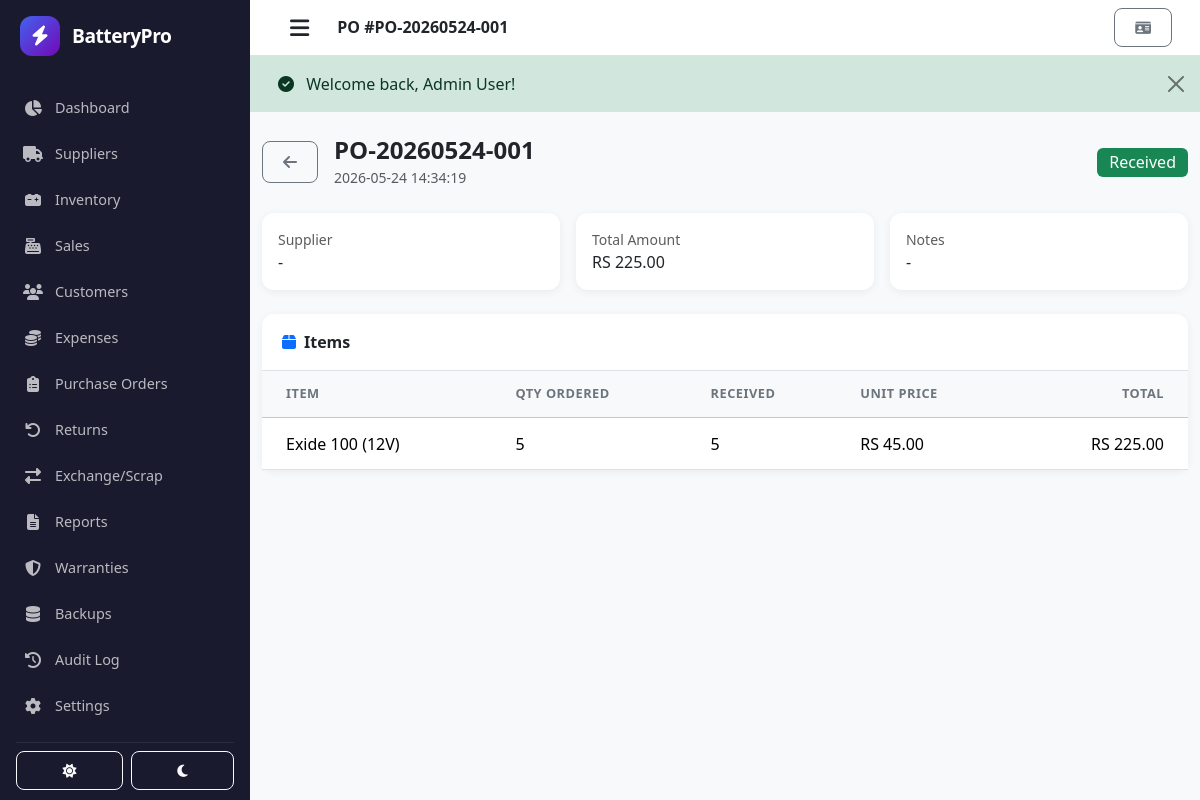
The page /purchase-orders/view/1 (signed in) on the database its author committed.
### tables this page shows
CREATE TABLE `purchase_orders` (
  `id` int(11) NOT NULL AUTO_INCREMENT,
  `supplier_id` int(11) DEFAULT NULL,
  `user_id` int(11) NOT NULL,
  `order_number` varchar(50) NOT NULL,
  `status` enum('draft','pending','ordered','partial','received','cancelled') DEFAULT 'draft',
  `total_amount` decimal(10,2) DEFAULT 0.00,
  `paid_amount` decimal(10,2) DEFAULT 0.00,
  `notes` text DEFAULT NULL,
  `order_date` datetime DEFAULT current_timestamp(),
  `expected_date` date DEFAULT NULL,
  `received_date` datetime DEFAULT NULL,
  `created_at` datetime DEFAULT current_timestamp(),
  `updated_at` datetime DEFAULT current_timestamp() ON UPDATE current_timestamp(),
  PRIMARY KEY (`id`),
  UNIQUE KEY `order_number` (`order_number`),
  KEY `supplier_id` (`supplier_id`),
  KEY `user_id` (`user_id`),
  CONSTRAINT `purchase_orders_ibfk_1` FOREIGN KEY (`supplier_id`) REFERENCES `suppliers` (`id`) ON DELETE SET NULL,
  CONSTRAINT `purchase_orders_ibfk_2` FOREIGN KEY (`user_id`) REFERENCES `users` (`id`) ON DELETE CASCADE
);

CREATE TABLE `purchase_order_items` (
  `id` int(11) NOT NULL AUTO_INCREMENT,
  `purchase_order_id` int(11) NOT NULL,
  `battery_id` int(11) NOT NULL,
  `quantity` int(11) NOT NULL,
  `received_quantity` int(11) DEFAULT 0,
  `unit_price` decimal(10,2) NOT NULL,
  `total_price` decimal(10,2) NOT NULL,
  `created_at` datetime DEFAULT current_timestamp(),
  PRIMARY KEY (`id`),
  KEY `purchase_order_id` (`purchase_order_id`),
  KEY `battery_id` (`battery_id`),
  CONSTRAINT `purchase_order_items_ibfk_1` FOREIGN KEY (`purchase_order_id`) REFERENCES `purchase_orders` (`id`) ON DELETE CASCADE,
  CONSTRAINT `purchase_order_items_ibfk_2` FOREIGN KEY (`battery_id`) REFERENCES `batteries` (`id`) ON DELETE CASCADE
);

CREATE TABLE `batteries` (
  `id` int(11) NOT NULL AUTO_INCREMENT,
  `brand` varchar(100) NOT NULL,
  `size` int(11) NOT NULL,
  `voltage` int(11) NOT NULL,
  `plates` int(11) NOT NULL,
  `purchase_price` decimal(10,2) NOT NULL,
  `sale_price` decimal(10,2) NOT NULL,
  `supplier_id` int(11) DEFAULT NULL,
  `image` varchar(255) DEFAULT NULL,
  `barcode` varchar(50) DEFAULT NULL,
  `qr_code` varchar(100) DEFAULT NULL,
  `min_stock_level` int(11) DEFAULT 5,
  `created_at` datetime DEFAULT current_timestamp(),
  `updated_at` datetime DEFAULT current_timestamp() ON UPDATE current_timestamp(),
  PRIMARY KEY (`id`),
  KEY `supplier_id` (`supplier_id`),
  CONSTRAINT `batteries_ibfk_1` FOREIGN KEY (`supplier_id`) REFERENCES `suppliers` (`id`) ON DELETE SET NULL
);

### views/purchase_orders/view.php (the view)
<div class="container-fluid py-4">
    <div class="d-flex align-items-center mb-4">
        <a href="<?= site_url('/purchase-orders') ?>" class="btn btn-outline-secondary me-3"><i class="fas fa-arrow-left"></i></a>
        <div><h4 class="fw-bold mb-0"><?= htmlspecialchars($order['order_number']) ?></h4><small class="text-muted"><?= $order['order_date'] ?></small></div>
        <span class="ms-auto badge bg-<?= $order['status'] === 'received' ? 'success' : ($order['status'] === 'cancelled' ? 'danger' : 'info') ?> fs-6"><?= ucfirst($order['status']) ?></span>
    </div>
    <div class="row g-3 mb-4">
        <div class="col-md-4"><div class="card border-0 shadow-sm"><div class="card-body"><small class="text-muted d-block">Supplier</small><span class="fw-medium"><?= htmlspecialchars($order['supplier_name'] ?? '-') ?></span></div></div></div>
        <div class="col-md-4"><div class="card border-0 shadow-sm"><div class="card-body"><small class="text-muted d-block">Total Amount</small><span class="fw-medium"><?= currency_format($order['total_amount']) ?></span></div></div></div>
        <div class="col-md-4"><div class="card border-0 shadow-sm"><div class="card-body"><small class="text-muted d-block">Notes</small><span><?= htmlspecialchars($order['notes'] ?? '-') ?></span></div></div></div>
    </div>
    <div class="card border-0 shadow-sm">
        <div class="card-header bg-transparent border-bottom fw-bold py-3"><i class="fas fa-box me-2 text-primary"></i>Items</div>
        <div class="card-body p-0">
            <div class="table-responsive">
                <table class="table mb-0">
                    <thead class="table-light"><tr><th class="ps-4">Item</th><th>Qty Ordered</th><th>Received</th><th>Unit Price</th><th class="text-end pe-4">Total</th></tr></thead>
                    <tbody>
                        <?php foreach ($items as $item): ?>
                        <tr>
                            <td class="ps-4"><?= htmlspecialchars($item['brand']) ?> <?= $item['size'] ?> (<?= $item['voltage'] ?>V)</td>
                            <td><?= $item['quantity'] ?></td>
                            <td><?= $item['received_quantity'] ?></td>
                            <td><?= currency_format($item['unit_price']) ?></td>
                            <td class="text-end pe-4"><?= currency_format($item['total_price']) ?></td>
                        </tr>
                        <?php endforeach; ?>
                    </tbody>
                </table>
            </div>
        </div>
    </div>
</div>

### helpers/Router.php (shortened to what the rows shown need)
<?php
class Router {
    protected $routes = [];
    public function add($method, $path, $callback) {
        $method = strtoupper($method);
        $this->routes[] = [
            'method' => $method,
            'path'   => $this->formatPath($path),
            'callback' => $callback
        ];
    }
    public function dispatch() {
        $requestMethod = $_SERVER['REQUEST_METHOD'];
        if (!empty($_GET['url'])) {
            $requestUri = '/' . ltrim(trim($_GET['url']), '/');
        } else {
            $requestUri = parse_url($_SERVER['REQUEST_URI'], PHP_URL_PATH);
        }
        $requestUri = '/' . trim($requestUri, '/');
        foreach ($this->routes as $route) {
            if ($route['method'] !== $requestMethod) {
                continue;
            }
            $pattern = $this->convertPathToRegex($route['path']);
            if (preg_match($pattern, $requestUri, $matches)) {
                $params = [];
                foreach ($matches as $key => $value) {
                    if (!is_int($key)) {
                        $params[$key] = $value;
                    }
                }
                if (is_callable($route['callback'])) {
                    call_user_func_array($route['callback'], $params);
                } else {
                    $parts = explode('@', $route['callback']);
                    $controllerName = $parts[0];
                    $method = $parts[1] ?? 'index';
                    if (class_exists($controllerName) && method_exists($controllerName, $method)) {
                        $controller = new $controllerName();
                        call_user_func_array([$controller, $method], $params);
                    } else {
                        $this->handleNotFound();
                    }
                }
                return;
            }
        }
    }
    protected function formatPath($path) {
        $path = '/' . trim($path, '/');
        return $path;
    }
    protected function convertPathToRegex($path) {
        $regex = preg_replace('#\{([^}]+)\}#', '(?P<$1>[^/]+)', $path);
        $regex = '#^' . $regex . '$#';
        return $regex;
    }
}

### rows shown on the page
purchase_orders: order_number "PO-20260524-001", order_date "2026-05-24 14:34:19", status "Received", notes "-"
purchase_order_items: battery.brand "Exide", battery.size "100", battery.voltage "12", quantity "5", received_quantity "5", unit_price "RS 45.00", total_price "RS 225.00"

### other values the page prints
$msg "Welcome back, Admin User!"
$order['supplier_name'] "-"
currency_format($order['total_amount']) "RS 225.00"
